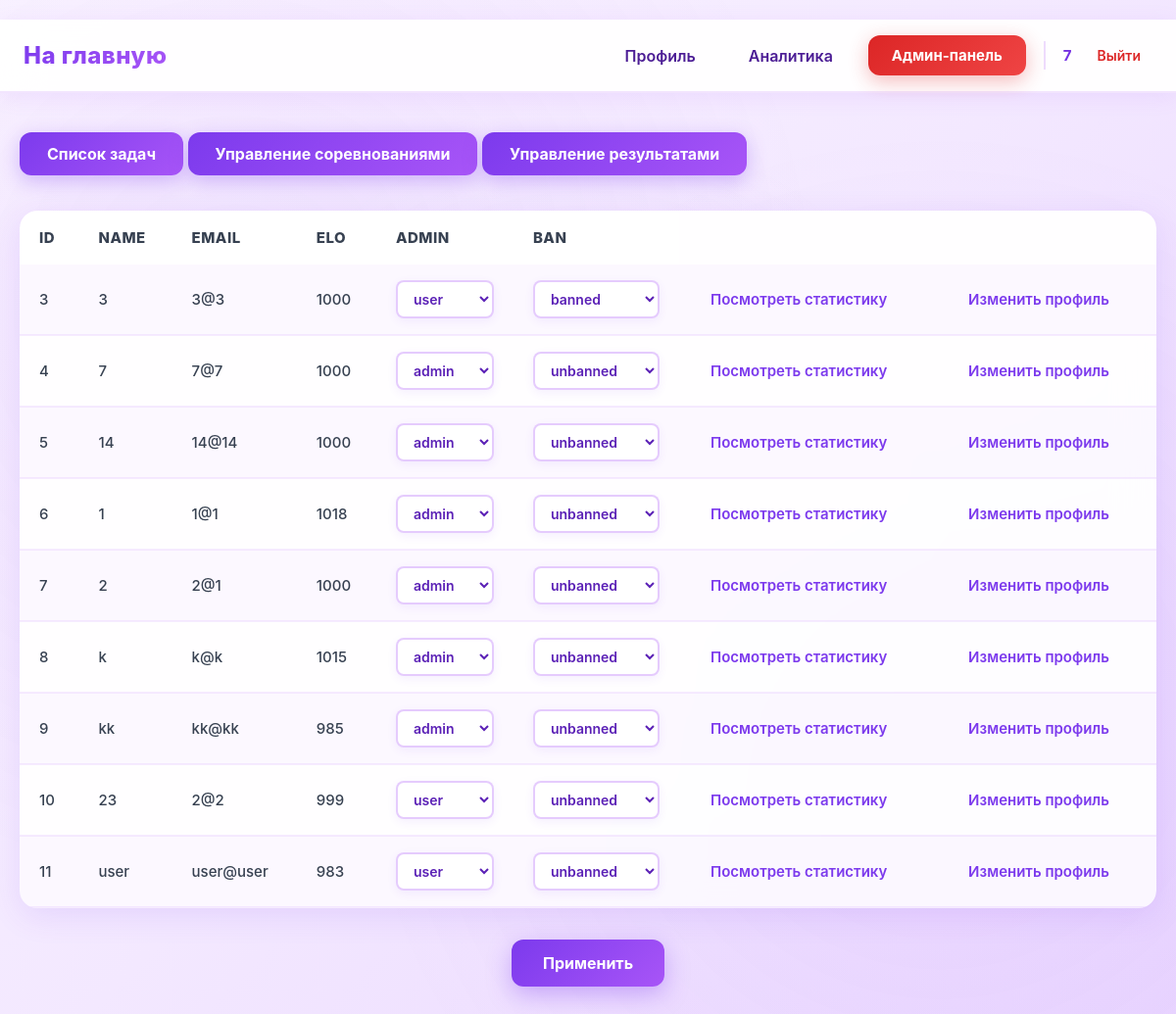
Page /admin (signed in) on the committed database.
### data/users.py (models this page shows, shortened)
class User(SqlAlchemyBase, UserMixin):
    __tablename__ = 'users'
    id = sqlalchemy.Column(sqlalchemy.Integer,
                           primary_key=True, autoincrement=True)
    name = sqlalchemy.Column(sqlalchemy.String, nullable=True)
    email = sqlalchemy.Column(sqlalchemy.String,
                              index=True, unique=True, nullable=True)
    hashed_password = sqlalchemy.Column(sqlalchemy.String, nullable=True)
    elo_rating = sqlalchemy.Column(sqlalchemy.Float, default=1000)
    admin = sqlalchemy.Column(sqlalchemy.Boolean, default=0)
    ban = sqlalchemy.Column(sqlalchemy.Boolean, default=0)
    created_date = sqlalchemy.Column(sqlalchemy.DateTime,
                                     default=datetime.datetime.now)
    submissions = orm.relationship("Submissions", back_populates="user")

### main.py (the view, shortened to what this page needs)
@app.route('/admin', methods=["GET", "POST"])
@login_required
@admin_required
@user_ban
def admin():
    subject = session.get('subject')
    db_sess = db_session.create_session()
    users = db_sess.query(User)
    return render_template("admin_first.html", users=users, subject=subject)

### data/db_session.py (called while the page is built)
def create_session() -> Session:
    global __factory
    return __factory()

### main.py (called while the page is built)
@login_manager.user_loader
def load_user(user_id):
    db_sess = db_session.create_session()
    return db_sess.get(User, user_id)

def admin_required(func):
    @wraps(func)
    def wrapper(*args, **kwargs):
        if not current_user.admin:
            abort(403)
        return func(*args, **kwargs)
    return wrapper

def user_ban(func):
    @wraps(func)
    def wrapper(*args, **kwargs):
        if current_user.ban:
            abort(403)
        return func(*args, **kwargs)
    return wrapper

### templates/admin_first.html (shortened to what this page needs)
﻿{% extends "base.html" %}
{% block styles %}
<link rel="stylesheet" href="{{ url_for('static', filename='admin_first.css') }}">
{% endblock %}
{% block content %}
<a class="btn btn-task" href="/admin/task_list">Список задач</a>
<a class="btn btn-task" href="/admin/competitions">Управление соревнованиями</a>
<a class="btn btn-task" href="/admin/results">Управление результатами</a>
<form method="post" action="/admin">
<div class="table-container">
    <table>
        <tr>
            <td>id</td>
            <td>name</td>
            <td>email</td>
            <td>elo</td>
            <td>admin</td>
            <td>ban</td>
        </tr>
        {% for user in users %}
        <tr>
            <td>{{user.id}}</td>
            <td>{{ user.name }}</td>
            <td>{{user.email}}</td>
            <td>{{user.elo_rating|round|int}}</td>
            <td>
                <select class="admin-select" name="admin_{{user.id}}">
                    {% if user.admin == 1 %}
                        <option value="admin" selected>admin</option>
                    {% else %}
                        <option value="user" selected>user</option>
                    {% endif %}
                </select>
            </td>
            <td>
                <select class="ban-select" name="ban_{{user.id}}">
                    {% if user.ban == 1 %}
                        <option value="banned" selected>banned</option>
                    {% else %}
                        <option value="unbanned" selected>unbanned</option>
                    {% endif %}
                </select>
            </td>
            <td><a href="/admin/profile/{{user.id}}">Посмотреть статистику</a></td>
            <td><a href="/edit/profile/{{user.id}}">Изменить профиль</a></td>
        </tr>
        {% endfor %}
    </table>
</div>
<button type="submit" id="applytBtn">Применить</button>
</form>
{% endblock %}

### templates/base.html (shortened to what this page needs)
﻿<!doctype html>
<html lang="ru">
<head>
    <link rel="stylesheet" href="{{ url_for('static', filename='base.css') }}">
    {% block styles %}{% endblock %}
</head>
<body>
<header class="site-header">
    <nav class="navbar">
        <div class="nav-left">
            {% if session.get('subject') and session.get('subject') != 'subject' %}
            <a class="logo" href="/{{ session.get('subject') }}/">На главную</a>
            {% else %}
            <a class="logo" href="/">На главную</a>
            {% endif %}
        </div>
        <div class="nav-right">
            {% if current_user.is_authenticated %}
                <a class="nav-link" href="/profile">Профиль</a>
                <a class="nav-link" href="/analytics">Аналитика</a>
                {% if current_user.admin %}
                    <a class="btn btn-admin" href="/admin">Админ-панель</a>
                {% endif %}
                <div class="user-menu">
                    <span class="username">{{ current_user.name }}</span>
                    <a class="logout" href="/logout">Выйти</a>
                </div>
            {% else %}
                <a class="btn btn-outline" href="/login">Войти</a>
                <a class="btn btn-primary" href="/register">Регистрация</a>
            {% endif %}
        </div>
    </nav>
</header>
<main class="page-content">
    {% block content %}{% endblock %}
</main>
</body>
</html>

### static/base.css (style rules this page uses)
* { box-sizing: border-box; margin: 0; padding: 0; font-family: "Inter", "Segoe UI", Arial, sans-serif; }
body { background: linear-gradient(135deg, #faf5ff 0%, #f3e8ff 50%, #e9d5ff 100%); background-attachment: fixed; color: #1f2937; min-height: 100vh; position: relative; }
body::before { content: ''; position: fixed; top: 0; left: 0; right: 0; bottom: 0; background: radial-gradient(circle at 20% 30%, rgba(168, 85, 247, 0.08) 0%, transparent 50%), radial-gradient(circle at 80% 70%, rgba(192, 132, 252, 0.08) 0%, transparent 50%), radial-gradient(circle at 50% 50%, rgba(233, 213, 255, 0.1) 0%, transparent 50%); pointer-events: none; z-index: 0; }
.site-header { background: rgba(255, 255, 255, 0.95); backdrop-filter: blur(20px); border-bottom: 2px solid rgba(168, 85, 247, 0.15); box-shadow: 0 4px 20px rgba(168, 85, 247, 0.1); position: relative; z-index: 100; }
.navbar { max-width: 1200px; margin: 0 auto; padding: 16px 24px; display: flex; align-items: center; justify-content: space-between; }
.logo { font-size: 24px; font-weight: 800; text-decoration: none; background: linear-gradient(135deg, #7c3aed, #a855f7); -webkit-background-clip: text; -webkit-text-fill-color: transparent; background-clip: text; letter-spacing: 0.5px; transition: all 0.3s ease; position: relative; }
.logo::after { content: ''; position: absolute; bottom: -4px; left: 0; width: 0; height: 3px; background: linear-gradient(90deg, #7c3aed, #a855f7); border-radius: 2px; transition: width 0.3s ease; }
.nav-left, .nav-right { display: flex; align-items: center; gap: 18px; position: relative; z-index: 10; }
.nav-link { text-decoration: none; color: #4c1d95; font-weight: 600; padding: 10px 18px; border-radius: 12px; transition: all 0.3s ease; position: relative; background: transparent; }
.btn-admin { background: linear-gradient(135deg, #dc2626, #ef4444); color: #ffffff !important; box-shadow: 0 6px 20px rgba(220, 38, 38, 0.3); position: relative; overflow: hidden; font-weight: 700; padding: 10px 20px; border-radius: 12px; text-decoration: none; transition: all 0.3s ease; }
.btn-admin::before { content: ''; position: absolute; top: 50%; left: 50%; width: 0; height: 0; border-radius: 50%; background: rgba(255, 255, 255, 0.2); transform: translate(-50%, -50%); transition: width 0.6s ease, height 0.6s ease; }
.user-menu { display: flex; align-items: center; gap: 14px; padding-left: 18px; border-left: 2px solid rgba(168, 85, 247, 0.2); }
.username { font-size: 15px; font-weight: 700; color: #5b21b6; background: linear-gradient(135deg, #6d28d9, #7c3aed); -webkit-background-clip: text; -webkit-text-fill-color: transparent; background-clip: text; }
.logout { text-decoration: none; font-size: 14px; color: #dc2626; font-weight: 600; padding: 6px 12px; border-radius: 8px; transition: all 0.2s ease; }
.btn { text-decoration: none; font-size: 15px; padding: 11px 24px; border-radius: 12px; font-weight: 700; transition: all 0.3s cubic-bezier(0.4, 0, 0.2, 1); position: relative; overflow: hidden; z-index: 1; display: inline-block; }
.btn::before { content: ''; position: absolute; top: 50%; left: 50%; width: 0; height: 0; border-radius: 50%; background: rgba(255, 255, 255, 0.2); transform: translate(-50%, -50%); transition: width 0.6s ease, height 0.6s ease; z-index: -1; }
.page-content { max-width: 1200px; margin: 40px auto; padding: 0 20px; position: relative; z-index: 10; animation: fadeIn 0.6s ease-out; }
a { color: #7c3aed; }
input, textarea, select { background: #ffffff; border: 2px solid rgba(168, 85, 247, 0.2); border-radius: 10px; padding: 12px 16px; color: #1f2937; font-size: 14px; transition: all 0.3s ease; }

### rows in the picture
User: name "7", id "4", email "7@7", elo_rating "1000", admin+id "admin", ban+id "unbanned"
User: id "3", name "3", email "3@3", elo_rating "1000", admin+id "user", ban+id "banned"
User: id "5", name "14", email "14@14", elo_rating "1000", admin+id "admin", ban+id "unbanned"
User: id "6", name "1", email "1@1", elo_rating "1018", admin+id "admin", ban+id "unbanned"
User: id "7", name "2", email "2@1", elo_rating "1000", admin+id "admin", ban+id "unbanned"
User: id "8", name "k", email "k@k", elo_rating "1015", admin+id "admin", ban+id "unbanned"
User: id "9", name "kk", email "kk@kk", elo_rating "985", admin+id "admin", ban+id "unbanned"
User: id "10", name "23", email "2@2", elo_rating "999", admin+id "user", ban+id "unbanned"
User: id "11", name "user", email "user@user", elo_rating "983", admin+id "user", ban+id "unbanned"
